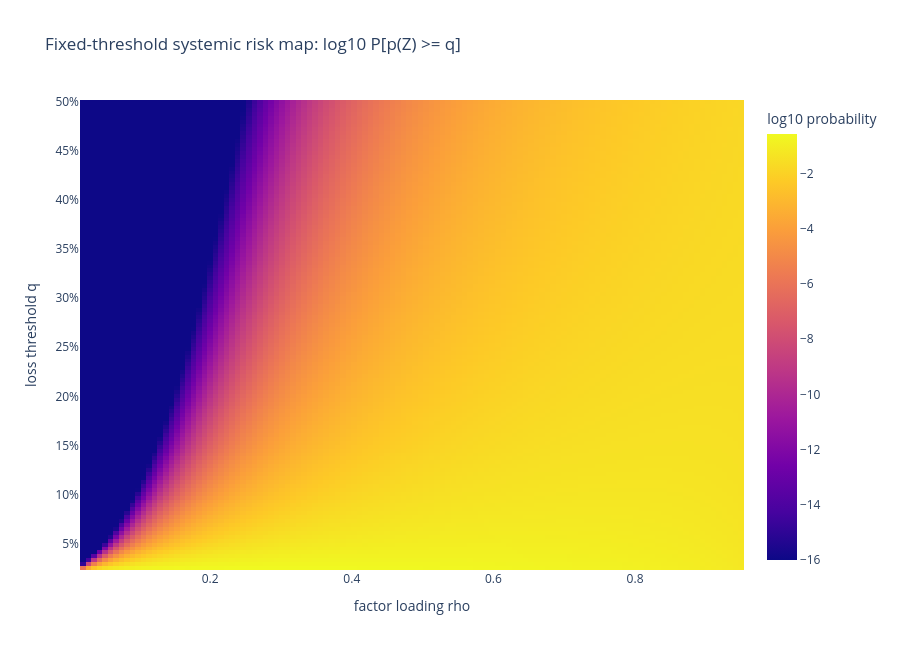

Notebook code cell kept with this figure:
### Markdown cell above
### Fixed-threshold risk map

For a fixed threshold $q>p$, the independent portfolio has an exponentially small tail.

With dependence, as $n\to\infty$:

$$
\mathbb P(L_n/n\geq q)
\longrightarrow
\mathbb P(p(Z)\geq q).
$$

The heatmap below shows this limiting probability across:

```text
x-axis: rho
y-axis: q
color: log10 P[p(Z) >= q]
```

This is the most visual way to see why systemic dependence kills diversification.

### Code cell
rho_heatmap = np.linspace(0.02, 0.95, 120)
q_heatmap = np.linspace(max(p + 0.002, 0.025), 0.50, 120)

probability_surface = np.array(
    [
        [
            limiting_dependent_tail_probability(q=float(q), p=p, rho=float(rho))
            for rho in rho_heatmap
        ]
        for q in q_heatmap
    ]
)

log_probability_surface = np.log10(np.clip(probability_surface, 1e-16, 1.0))

fig = go.Figure(
    data=go.Heatmap(
        x=rho_heatmap,
        y=q_heatmap,
        z=log_probability_surface,
        colorbar=dict(title="log10 probability"),
        hovertemplate=(
            "rho=%{x:.2f}<br>"
            "threshold q=%{y:.1%}<br>"
            "log10 prob=%{z:.2f}<extra></extra>"
        ),
    )
)

fig.update_layout(
    title="Fixed-threshold systemic risk map: log10 P[p(Z) >= q]",
    xaxis_title="factor loading rho",
    yaxis_title="loss threshold q",
    yaxis_tickformat=".0%",
    height=650,
)

fig.show()
export_interactive_figure(fig, "04_fixed_threshold_systemic_risk_map.html")

### Figure 1 — Plotly figure (JSON) as saved in the notebook; plotly's stock layout.template omitted (floating-point values rounded to 4 significant figures; data arrays with more than 128 entries replaced by an {"elided": "..."} marker saying what was removed)
{"data": [{"colorbar": {"title": {"text": "log10 probability"}}, "hovertemplate": "rho=%{x:.2f}<br>threshold q=%{y:.1%}<br>log10 prob=%{z:.2f}<extra></extra>", "type": "heatmap", "x": [0.02, 0.02782, 0.03563, 0.04345, 0.05126, 0.05908, 0.06689, 0.07471, 0.08252, 0.09034, 0.09815, 0.106, 0.1138, 0.1216, 0.1294, 0.1372, 0.145, 0.1529, 0.1607, 0.1685, 0.1763, 0.1841, 0.1919, 0.1997, 0.2076, 0.2154, 0.2232, 0.231, 0.2388, 0.2466, 0.2545, 0.2623, 0.2701, 0.2779, 0.2857, 0.2935, 0.3013, 0.3092, 0.317, 0.3248, 0.3326, 0.3404, 0.3482, 0.3561, 0.3639, 0.3717, 0.3795, 0.3873, 0.3951, 0.4029, 0.4108, 0.4186, 0.4264, 0.4342, 0.442, 0.4498, 0.4576, 0.4655, 0.4733, 0.4811, 0.4889, 0.4967, 0.5045, 0.5124, 0.5202, 0.528, 0.5358, 0.5436, 0.5514, 0.5592, 0.5671, 0.5749, 0.5827, 0.5905, 0.5983, 0.6061, 0.6139, 0.6218, 0.6296, 0.6374, 0.6452, 0.653, 0.6608, 0.6687, 0.6765, 0.6843, 0.6921, 0.6999, 0.7077, 0.7155, 0.7234, 0.7312, 0.739, 0.7468, 0.7546, 0.7624, 0.7703, 0.7781, 0.7859, 0.7937, 0.8015, 0.8093, 0.8171, 0.825, 0.8328, 0.8406, 0.8484, 0.8562, 0.864, 0.8718, 0.8797, 0.8875, 0.8953, 0.9031, 0.9109, 0.9187, 0.9266, 0.9344, 0.9422, 0.95], "y": [0.025, 0.02899, 0.03298, 0.03697, 0.04097, 0.04496, 0.04895, 0.05294, 0.05693, 0.06092, 0.06492, 0.06891, 0.0729, 0.07689, 0.08088, 0.08487, 0.08887, 0.09286, 0.09685, 0.1008, 0.1048, 0.1088, 0.1128, 0.1168, 0.1208, 0.1248, 0.1288, 0.1328, 0.1368, 0.1408, 0.1447, 0.1487, 0.1527, 0.1567, 0.1607, 0.1647, 0.1687, 0.1727, 0.1767, 0.1807, 0.1847, 0.1887, 0.1926, 0.1966, 0.2006, 0.2046, 0.2086, 0.2126, 0.2166, 0.2206, 0.2246, 0.2286, 0.2326, 0.2366, 0.2405, 0.2445, 0.2485, 0.2525, 0.2565, 0.2605, 0.2645, 0.2685, 0.2725, 0.2765, 0.2805, 0.2845, 0.2884, 0.2924, 0.2964, 0.3004, 0.3044, 0.3084, 0.3124, 0.3164, 0.3204, 0.3244, 0.3284, 0.3324, 0.3363, 0.3403, 0.3443, 0.3483, 0.3523, 0.3563, 0.3603, 0.3643, 0.3683, 0.3723, 0.3763, 0.3803, 0.3842, 0.3882, 0.3922, 0.3962, 0.4002, 0.4042, 0.4082, 0.4122, 0.4162, 0.4202, 0.4242, 0.4282, 0.4321, 0.4361, 0.4401, 0.4441, 0.4481, 0.4521, 0.4561, 0.4601, 0.4641, 0.4681, 0.4721, 0.4761, 0.48, 0.484, 0.488, 0.492, 0.496, 0.5], "z": {"elided": "120x120 float values"}}], "layout": {"height": 650, "title": {"text": "Fixed-threshold systemic risk map: log10 P[p(Z) >= q]"}, "xaxis": {"title": {"text": "factor loading rho"}}, "yaxis": {"tickformat": ".0%", "title": {"text": "loss threshold q"}}}}
